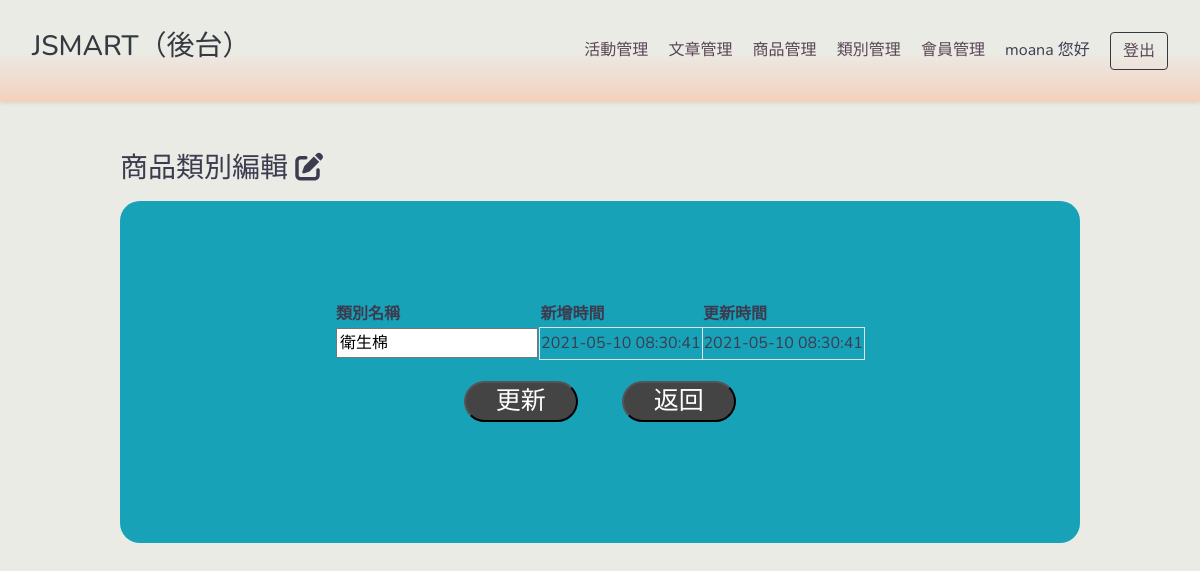
Screenshot of /category/editCategory.php?editCategoryId=1 (signed in) with the database file from the repository.
### tables this page shows
CREATE TABLE `categories` (
  `categoryId` int(11) NOT NULL COMMENT '商品類別號',
  `categoryName` varchar(100) NOT NULL COMMENT '商品類別名稱',
  `categoryParentId` int(11) NOT NULL COMMENT '商品層級',
  `created_at` datetime NOT NULL DEFAULT current_timestamp() COMMENT '建立時間',
  `updated_at` datetime NOT NULL DEFAULT current_timestamp() ON UPDATE current_timestamp() COMMENT '更新時間'
);

### category/editCategory.php (the view, shortened to what this page needs)
<?php
require_once('../db.inc.php');
require_once('../templates/adtpl-header.php');
?>
<!DOCTYPE html>
<html lang="en">
<head>
</head>
<body>
<div>
    <div class="title-box">
        <h3>商品類別編輯 <i class="fas fa-edit"></i></h3>
    </div>
    <form name="myForm" method="POST" action="updateCategory.php">
         <div class="table-box">
            <table class="table-style">
                <thead>
                    <tr>
                        <th>類別名稱</th>
                        <th>新增時間</th>
                        <th>更新時間</th>
                    </tr>
                </thead>
                <tbody>
                <?php
                $sql = "SELECT `categoryId`, `categoryName`, `created_at`, `updated_at`
                        FROM `categories`
                        WHERE `categoryId` = ? ";
                $arrParam = [
                    (INT)$_GET['editCategoryId']
                ];
                $stmt = $pdo->prepare($sql);
                $stmt->execute($arrParam);
                if($stmt->rowCount() > 0 ){
                    $arrParam = $stmt->fetchAll()[0];
                ?>
                    <tr>
                        <td>
                        <input type="text" name="categoryName" value="<?php echo $arrParam['categoryName']; ?>" maxlengh="100">
                        </td>
                        <td class="border"><?php echo $arrParam['created_at']; ?></td>
                        <td class="border"><?php echo $arrParam['updated_at']; ?></td>
                    </tr>
                <?php
                } else {
                ?>
                    <tr>
                        <td colspan="3">沒有資料</td>
                    </tr>
                <?php
                }
                ?>
                </tbody>
                <tfoot>
                    <tr>
                    <td colspan="3" style="text-align:center">
                        <?php if($stmt->rowCount() > 0){ ?>
                            <input type="submit" name="smb" value="更新" class="insert-button">
                        <?php } ?>
                        <input type="button" value="返回" onclick="location.href='category.php'" class="insert-button">
                        </td>
                    </tr>
                </tfoot>
            </table>
        </div>
    </form>
</div>
<?php
require_once('../templates/adtpl-footer.php');
?>
</body>
</html>

### styles/admin.css (style rules this page uses)
body { font-family: "Nunito", "Noto Sans TC", sans-serif; background-color: #ebebe6; color: #3c3c50; }
h3 { color: #3c3c50; }

### category/editCategory.php (style rules this page uses)
.title-box { width: 80%; margin: 50px auto 15px; }
.table-box { width: 80%; margin: 0 auto 50px; padding: 50px; background-color: #17a2b8; border-radius: 20px; }
.table-style { margin: 50px auto; }
.insert-button { font-size: 25px; padding: 0 30px; margin: 20px; border-radius: 90px; cursor: pointer; background: #444; color: #fff; transition: .5s; }

### rows the page displays
categories: categoryName "衛生棉", created_at "2021-05-10 08:30:41", updated_at "2021-05-10 08:30:41"

### other values shown
$_SESSION["adminAccount"] "moana"
